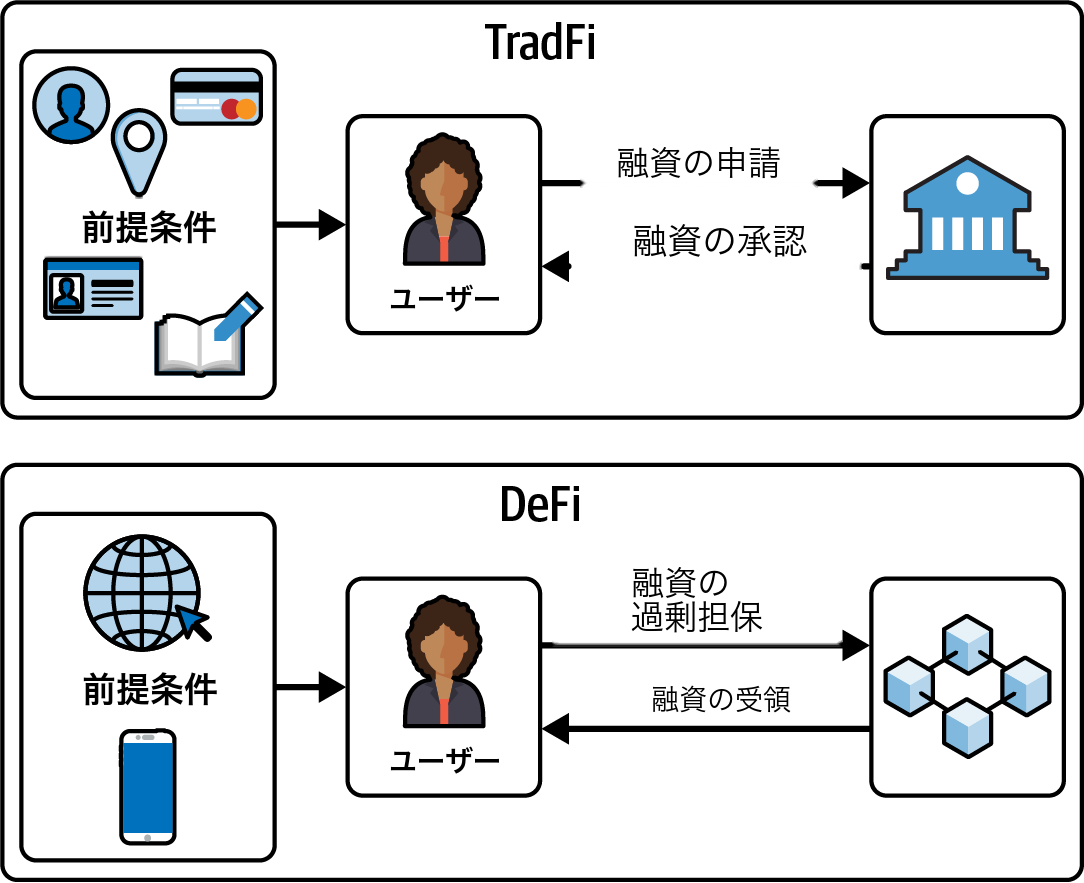
#> input picture scripts/sample_maet_1301_jp.png, 1084 x 883 px
$ python -i translate_image.py   (imports and definitions only)
#> lines starting #> are read from the running program, lines starting #| are printed output that depends on the picture; after the words box and inside, x2 and y2 are one past the last pixel; in counts of white or black regions, pixels touching at a corner belong together
#> further down, picture is the input picture: shape (883, 1084, 3); mean B, G, R 225.2, 223.9, 222.1
#!/usr/bin/env python3
"""
画像内の英語テキストを日本語に翻訳するスクリプト。

OCR (EasyOCR) + Inpainting (OpenCV) により、元画像のレイアウト（矢印、枠線、アイコン等）
を維持しながらテキスト部分のみを差し替える。

Usage:
    # venv setup (初回のみ)
    python3 -m venv /tmp/imgtools
    /tmp/imgtools/bin/pip install Pillow opencv-python-headless easyocr

    # 実行（翻訳マップ JSON 指定）
    /tmp/imgtools/bin/python3 scripts/translate_image.py \\
        src/images/ch11/maet_1102.png --map maps/maet_1102.json

    # プレビューのみ（上書きしない、_jp.png に保存）
    /tmp/imgtools/bin/python3 scripts/translate_image.py \\
        src/images/ch11/maet_1102.png --map maps/maet_1102.json --preview

フォント解決:
    1. 環境変数 IMG_FONT_BOLD / IMG_FONT_REGULAR (絶対パス)
    2. OS 別デフォルト (macOS=ヒラギノ角ゴ, Linux=Noto Sans CJK JP)
    3. fc-match (fontconfig) によるファミリー名解決

翻訳マップ JSON の仕様:
    {
      "Original Text": {
        "ja": "翻訳テキスト",
        "bold": true,           // (省略可) Bold ウェイトを使う
        "font_size": 22,        // (省略可) フォントサイズを明示指定（自動縮小無効）
        "size_group": "steps",  // (省略可) 同グループは bbox 高さ中央値でサイズ統一
        "group": "step1",       // (省略可) 複数 OCR 領域を 1 つの翻訳にマージ
        "mask_mode": "bright"   // (省略可) "bright" で明るい文字（青地の白字等）をマスク
      },
      // ja=null は「テキストを残す」preserve（マスクから除外）
      "Web3": {"ja": null},
      // __skip_match_boxes__: 指定 bbox 内に収まる OCR 検出はマッチング処理を
      // スキップし、強制的にマスク対象（soft）に回す。同じ英単語が異なる場所で
      // 異なるサイズになる場合に、片方の領域を __extra_text_regions__ で
      // 上書き描画するために使う。
      "__skip_match_boxes__": [[x1, y1, x2, y2], ...]
    }
"""
import argparse
import fnmatch
import json
import os
import platform
import shutil
import subprocess
from collections import defaultdict
from functools import lru_cache
import cv2
import numpy as np
from PIL import Image, ImageDraw, ImageFont
import easyocr

# フォント解決の優先順位:
#   1. 環境変数 IMG_FONT_BOLD / IMG_FONT_REGULAR (絶対パス)
#   2. OS 別デフォルト候補 (macOS=ヒラギノ角ゴ, Linux=Noto Sans CJK JP)
#   3. fc-match (fontconfig) によるファミリー名解決
# すべて失敗したら FileNotFoundError で明確に止める。
_DEFAULT_FONT_CANDIDATES: dict[tuple[str, str], list[str]] = {
    ("Darwin", "bold"): [
        "/System/Library/Fonts/ヒラギノ角ゴシック W6.ttc",
        "/Library/Fonts/ヒラギノ角ゴシック W6.ttc",
    ],
    ("Darwin", "regular"): [
        "/System/Library/Fonts/ヒラギノ角ゴシック W3.ttc",
        "/Library/Fonts/ヒラギノ角ゴシック W3.ttc",
    ],
    ("Linux", "bold"): [
        "/usr/share/fonts/opentype/noto/NotoSansCJK-Bold.ttc",
        "/usr/share/fonts/noto-cjk/NotoSansCJK-Bold.ttc",
        "/usr/share/fonts/opentype/noto/NotoSansCJKjp-Bold.otf",
    ],
    ("Linux", "regular"): [
        "/usr/share/fonts/opentype/noto/NotoSansCJK-Regular.ttc",
        "/usr/share/fonts/noto-cjk/NotoSansCJK-Regular.ttc",
        "/usr/share/fonts/opentype/noto/NotoSansCJKjp-Regular.otf",
    ],
}

_FC_FAMILY: dict[str, str] = {
    "bold": "Noto Sans CJK JP:weight=bold",
    "regular": "Noto Sans CJK JP",
}


# [32 lines left out: function _resolve_font, not called in this run]


def _font_path(bold: bool) -> str:
    return _resolve_font("bold" if bold else "regular")


# [146 lines left out: functions detect_text, build_mask, build_edge_mask, inpaint_two_pass, restore_borders, not called in this run]


def build_shape_outline_mask(image_bgr: np.ndarray) -> np.ndarray:
    """水色塗り図形の外周（黒枠線）のマスク(0/255)を返す。

    edge_mask に OR して使う。文字に融合して連結成分フィルターを通り抜けた
    枠線断片も、これにより restore（原本復元）対象に含まれる。原本ピクセルを
    そのまま戻すので、枠線は原本どおりの太さで途切れなく復元される。
    """
    h, w = image_bgr.shape[:2]
#> h = 883; w = 1084
    b = image_bgr[..., 0].astype(int)
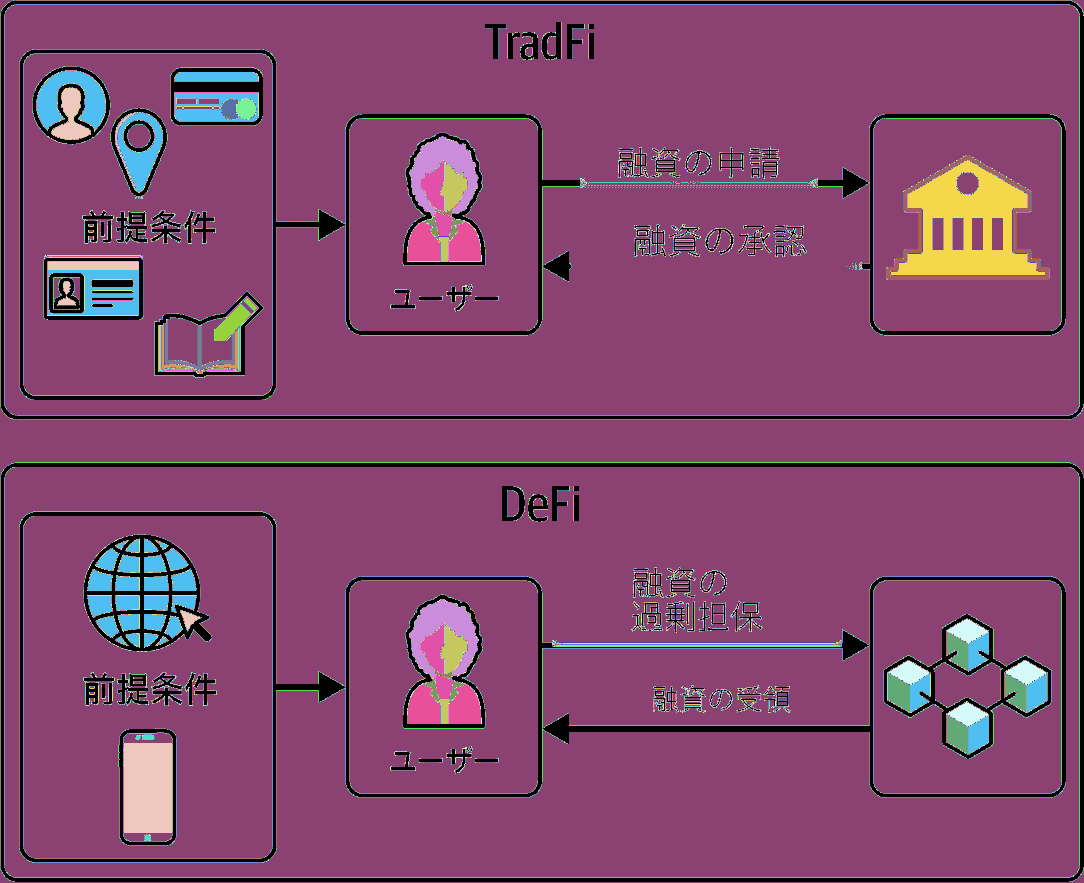
#> b: shape (883, 1084) int64; 256 distinct labels, from 0 to 255; one colour per label, 0 black
    g = image_bgr[..., 1].astype(int)
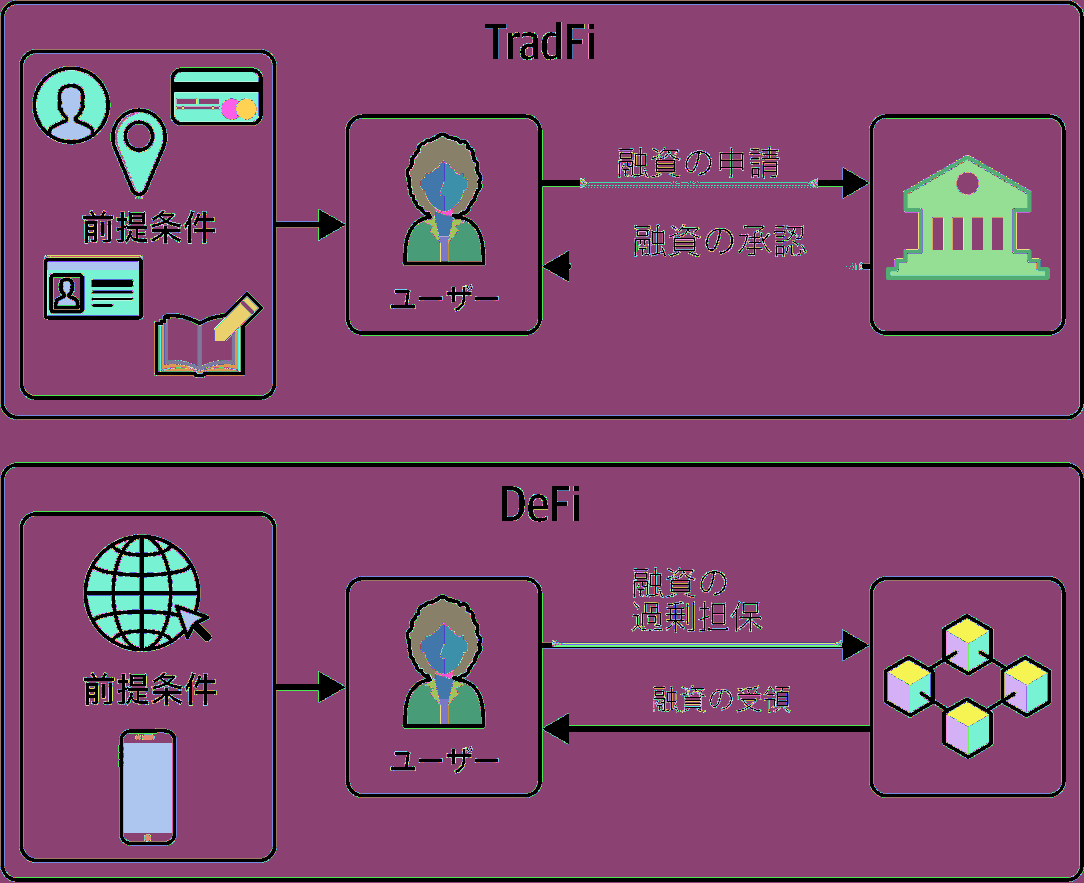
#> g: shape (883, 1084) int64; 256 distinct labels, from 0 to 255; one colour per label, 0 black
    r = image_bgr[..., 2].astype(int)
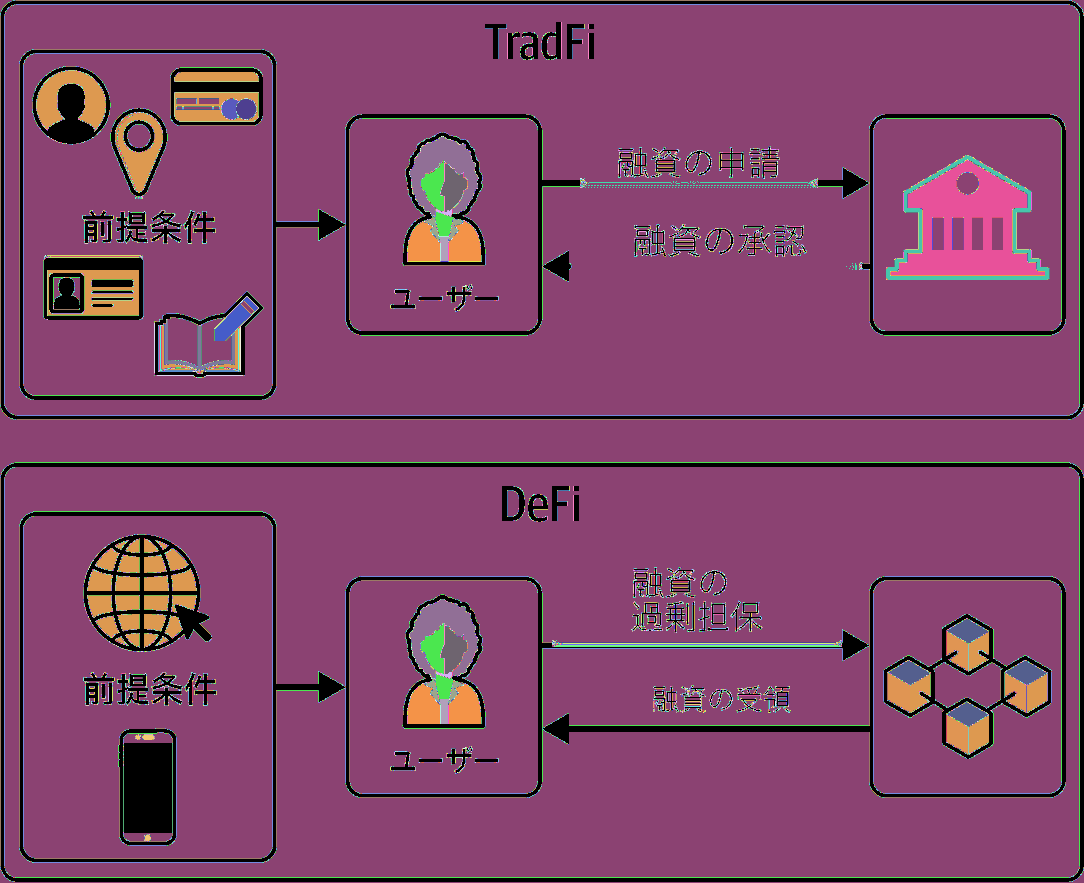
#> r: shape (883, 1084) int64; 256 distinct labels, from 0 to 255; one colour per label, 0 black
    fill = ((r > 150) & (r < 228) & (g > 185) & (b > 205) & (b > r + 8)).astype(np.uint8)
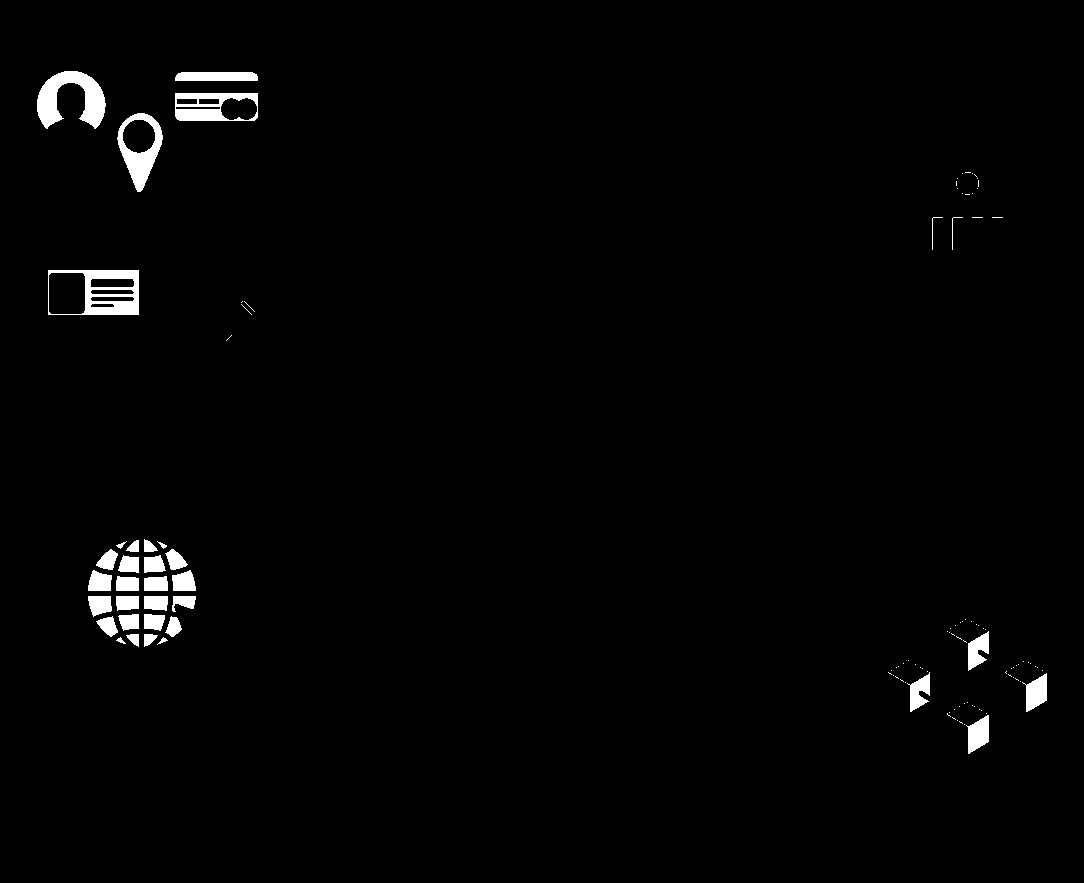
#> fill: shape (883, 1084); values 0 (black) and 1 (white), 1.6% white; 113 white regions (78 under 20 px), largest, box (x1, y1, x2, y2) and area: (37, 71, 106, 129) 2113, (48, 270, 139, 315) 1893, (117, 113, 163, 192) 1478
    zero = np.zeros((h, w), dtype=np.uint8)
    if int(fill.sum()) < 3000:
        return zero
    # 大きな塗り領域だけを図形とみなす（濃い青シリンダー内の白字アンチ
    # エイリアスのような小さな水色斑点を除外する）
    n_lab, labels, stats, _ = cv2.connectedComponentsWithStats(fill, 8)
#> labels: shape (883, 1084) int32; 114 distinct labels, from 0 to 113
#> n_lab = 114; stats = 114 rows, first 6: [0, 0, 1084, 883, 941642], [37, 71, 69, 58, 2113], [175, 72, 83, 9, 724], [175, 93, 83, 28, 1375], [117, 113, 46, 79, 1478], [962, 173, 1, 1, 1]
    big = np.zeros_like(fill)
    for i in range(1, n_lab):
        if stats[i, cv2.CC_STAT_AREA] > 3000:
            big[labels == i] = 1
#> big: shape (883, 1084); every value is 0
    if not big.any():
        return zero
    # closing で内側の文字穴を埋めて塗り本体に → その外側バンド ∩ 暗ピクセル
    solid = cv2.morphologyEx(big, cv2.MORPH_CLOSE, np.ones((25, 25), np.uint8))
    band = cv2.dilate(solid, np.ones((3, 3), np.uint8), iterations=8) & (1 - solid)
    gray = cv2.cvtColor(image_bgr, cv2.COLOR_BGR2GRAY)
    return ((band == 1) & (gray < 110)).astype(np.uint8) * 255


def _hex_to_bgr(hex_color: str) -> tuple:
    h = hex_color.lstrip("#")
    return (int(h[4:6], 16), int(h[2:4], 16), int(h[0:2], 16))


# [333 lines left out: functions draw_fill_shapes, compute_size_groups, draw_translations, translate_image, not called in this run]


# [11 lines not run here, left out]

>>> import cv2
>>> picture = cv2.imread('sample_maet_1301_jp.png')
>>> result = build_shape_outline_mask(picture)

$ run again, on src/images/ch1/maet_0101.png
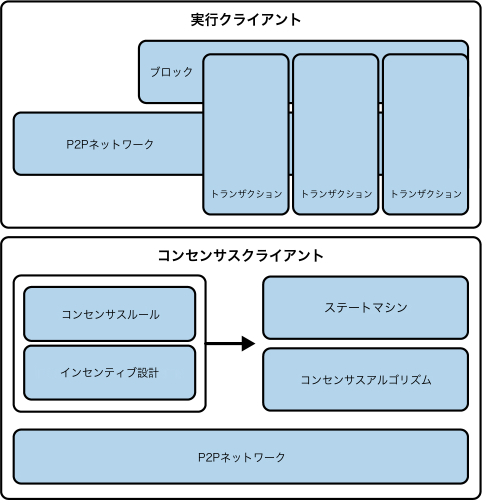
#> input picture src/images/ch1/maet_0101.png, 964 x 1000 px (shown at 1/2 size)
#> picture is the input picture: shape (1000, 964, 3); mean B, G, R 222.7, 211.1, 194.4
#> b: shape (1000, 964) int64; 256 distinct labels, from 0 to 255
#> g: shape (1000, 964) int64; 256 distinct labels, from 0 to 255
#> r: shape (1000, 964) int64; 254 distinct labels, from 0 to 255
#> fill: shape (1000, 964); values 0 (black) and 1 (white), 49.8% white; 20 white regions (3 under 20 px), largest, box (x1, y1, x2, y2) and area: (30, 862, 933, 965) 92006, (409, 111, 575, 426) 51650, (768, 111, 934, 426) 51650
#> in build_shape_outline_mask, `n_lab, labels, stats, _ = cv2.connectedComponentsWithStats(fill, 8)`:
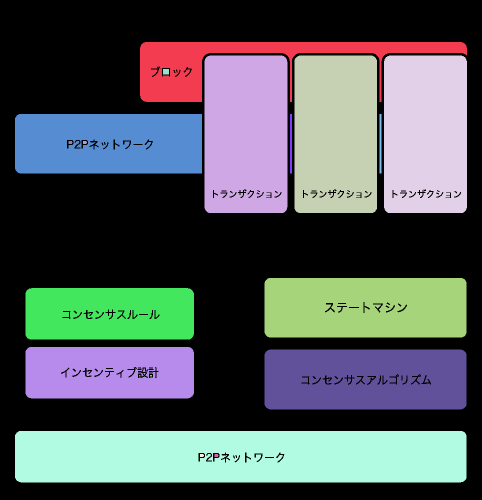
#> labels: shape (1000, 964) int32 (shown at 1/2 size); 21 distinct labels, from 0 to 20; one colour per label, 0 black
#> n_lab = 21; stats = 21 rows, first 6: [0, 0, 964, 1000, 483566], [280, 84, 654, 120, 27056], [409, 111, 166, 315, 51650], [589, 111, 165, 315, 51358], [768, 111, 166, 315, 51650], [326, 138, 12, 11, 132]
#> solid: shape (1000, 964); values 0 (black) and 1 (white), 53.4% white; 1 black region, box (x1, y1, x2, y2) and area: (0, 0, 964, 1000) 448879
#> band: shape (1000, 964); values 0 (black) and 1 (white), 5.9% white; 4 white regions, box (x1, y1, x2, y2) and area: (22, 76, 942, 434) 20448, (22, 854, 941, 973) 16352, (521, 548, 941, 827) 11248, (43, 568, 396, 805) 9280
#> in build_shape_outline_mask, `return ((band == 1) & (gray < 110)).astype(np.uint8) * 255`:
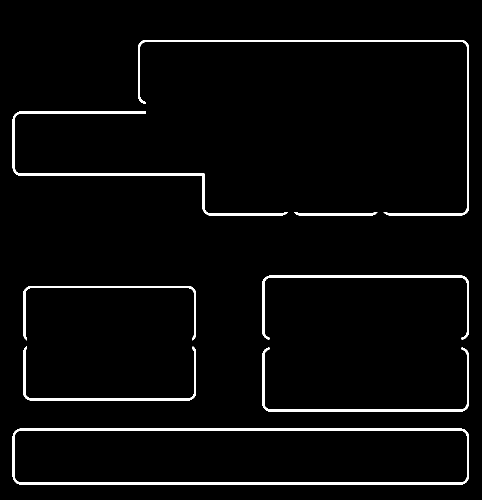
#> returned value: shape (1000, 964) (shown at 1/2 size); 3% white; 8 white regions, largest, box (x1, y1, x2, y2) and area: (25, 857, 938, 969) 8130, (276, 80, 938, 431) 5169, (25, 223, 575, 431) 4469

$ run again, on src/images/ch10/maet_1001.png
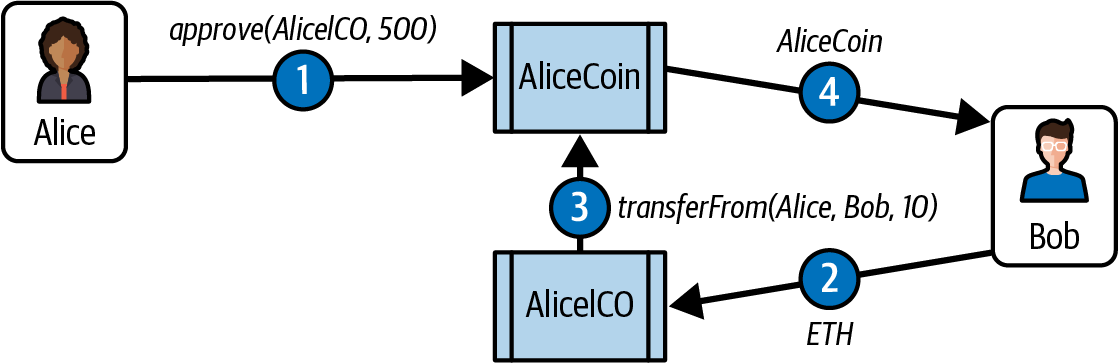
#> input picture src/images/ch10/maet_1001.png, 1118 x 363 px
#> picture is the input picture: shape (363, 1118, 3); mean B, G, R 230, 226.7, 221.8
#> b: shape (363, 1118) int64; 176 distinct labels, from 0 to 255
#> g: shape (363, 1118) int64; 183 distinct labels, from 0 to 255
#> in build_shape_outline_mask, `r = image_bgr[..., 2].astype(int)`:
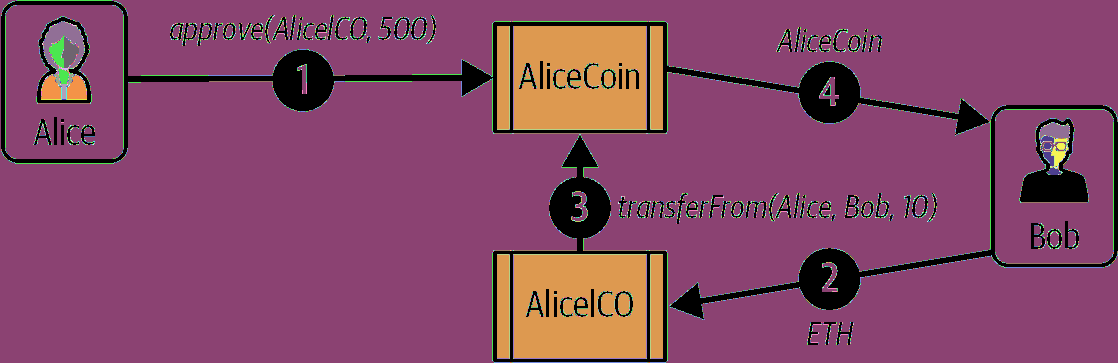
#> r: shape (363, 1118) int64; 176 distinct labels, from 0 to 255; one colour per label, 0 black
#> fill: shape (363, 1118); values 0 (black) and 1 (white), 7.4% white; 72 white regions (60 under 20 px), largest, box (x1, y1, x2, y2) and area: (514, 26, 646, 129) 12243, (514, 255, 646, 358) 12216, (497, 26, 509, 129) 1236
#> labels: shape (363, 1118) int32; 73 distinct labels, from 0 to 72
#> n_lab = 73; stats = 73 rows, first 6: [0, 0, 1118, 363, 375890], [497, 26, 12, 103, 1236], [514, 26, 132, 103, 12243], [651, 26, 12, 103, 1236], [303, 65, 1, 1, 1], [298, 67, 1, 1, 1]
#> solid: shape (363, 1118); values 0 (black) and 1 (white), 6.9% white; 2 white regions, box (x1, y1, x2, y2) and area: (514, 255, 646, 363) 14256, (514, 26, 646, 129) 13596
#> band: shape (363, 1118); values 0 (black) and 1 (white), 1.7% white; 2 white regions, box (x1, y1, x2, y2) and area: (506, 18, 654, 137) 4016, (506, 247, 654, 363) 2912
#> in build_shape_outline_mask, `return ((band == 1) & (gray < 110)).astype(np.uint8) * 255`:
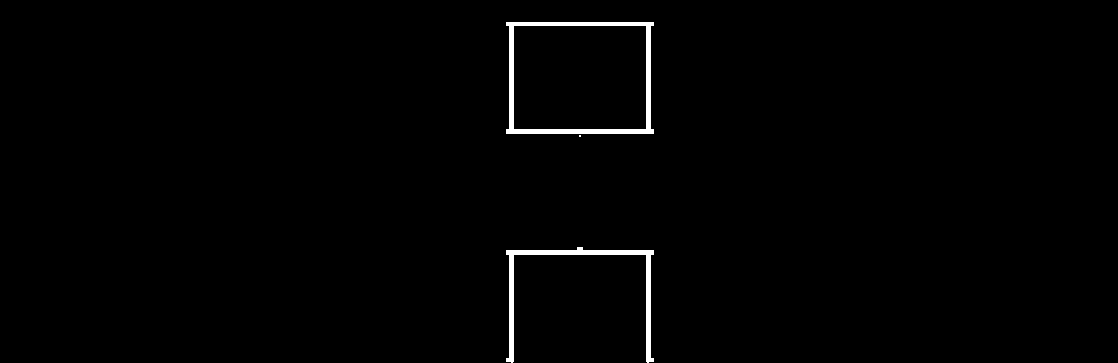
#> returned value: shape (363, 1118); 1% white; 3 white regions (1 under 20 px), largest, box (x1, y1, x2, y2) and area: (506, 22, 654, 134) 2362, (506, 247, 654, 363) 1856
